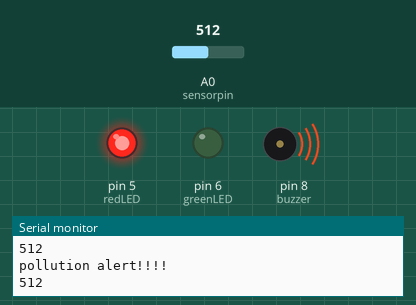
This sketch was run on a simulated Arduino Uno, built with avr-gcc and run on an emulated ATmega328P. On the bench: output pins drawn as LEDs (lit = HIGH), buzzer (waves = sounding, pin HIGH), the last lines printed to the serial monitor. Inputs (shaded band) come from the test bench; at power-on: A0 (sensorpin) = 512. The modem accepts every AT command (registered, SIM ready, sends succeed) and sends nothing else.

Above: at 3.8 s.
3.9 s: A0 (sensorpin) set to 308
8.2 s: A0 (sensorpin) set to 288
At 11.0 s:
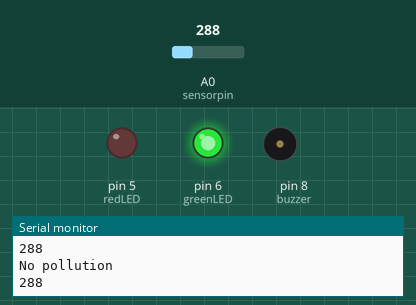
12.1 s: A0 (sensorpin) set to 306
At 14.08 s:
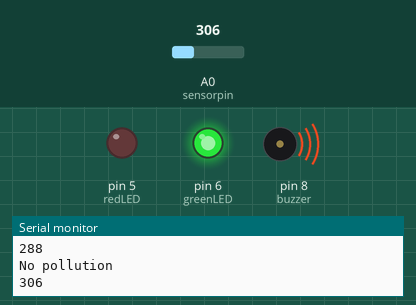
16.0 s: A0 (sensorpin) set to 290
At 17.12 s:
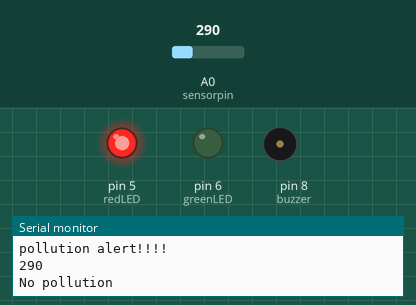
19.9 s: A0 (sensorpin) set to 310
At 21.13 s:
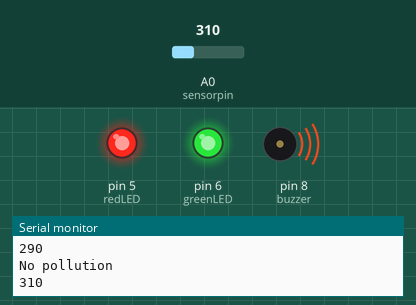
Timing chart, 0 to 22.9 s (numbered marks = the images above; inputs shaded):
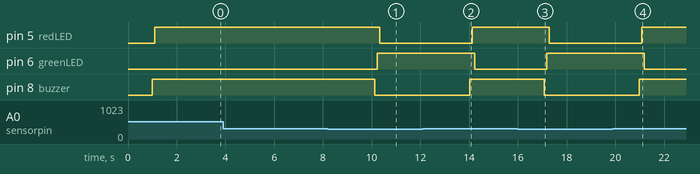

Measured:
- the behaviour switches between 301 and 300 on A0 (sensorpin) (found by bisection; images 0 and 1)
- after the input at 8.2 s, pin 5 (redLED): HIGH → LOW after 2.1 s; pin 6 (greenLED): LOW → HIGH after 2.0 s; pin 8 (buzzer): HIGH → LOW after 1.9 s
- after the input at 12.1 s, pin 5 (redLED): LOW → HIGH after 2.0 s; pin 6 (greenLED): HIGH → LOW after 2.1 s; pin 8 (buzzer): LOW → HIGH after 1.9 s
- after the input at 16.0 s, pin 5 (redLED): HIGH → LOW after 1.3 s; pin 6 (greenLED): LOW → HIGH after 1.2 s; pin 8 (buzzer): HIGH → LOW after 1.1 s
- after the input at 19.9 s, pin 5 (redLED): LOW → HIGH after 1.2 s; pin 6 (greenLED): HIGH → LOW after 1.3 s; pin 8 (buzzer): LOW → HIGH after 1.1 s

The sketch:

gas2_1_.ino
```cpp
#include <SoftwareSerial.h>
SoftwareSerial mySerial(2,3);
int sensorpin=A0;
int sensorvalue;
int redLED=5;
int greenLED=6;
int buzzer=8;
int reading;
int timetosend=LOW;
int Sentdata=0;
int commled=7;
unsigned long previousMillis=0;
const long interval=60000;

void setup() {
  mySerial.begin(19200);
  Serial.begin(9600);
  pinMode(sensorpin, INPUT);
  pinMode(buzzer, OUTPUT);
  pinMode (redLED, OUTPUT);
  pinMode (greenLED, OUTPUT);

}

void loop() {
sensorvalue=analogRead(sensorpin);
Serial.println(sensorvalue);
delay(1000);
if(sensorvalue>300){
  digitalWrite(buzzer,HIGH);
  delay(100);
  digitalWrite(redLED, HIGH);
  delay(100);
  digitalWrite(greenLED, LOW);
  delay(100);
  mySerial.print("AT+CMGF=1\r");
  delay(100);
   mySerial.println("AT + CMGS = \"+2547xxxxxxxx\"\r");     //text sent to the modem
  delay(100);
  mySerial.println(sensorvalue);
  delay(100);
  mySerial.println((char)26);
  delay(100);

    mySerial.print("AT+CMGF=1\r");
  delay(100);
   mySerial.println("AT + CMGS = \"+2547xxxxxxxx\"\r");      //text NEMA officials
  delay(100);
  mySerial.println("This industry is polluting the environment. Reading=");
  delay(100);
   mySerial.println(sensorvalue);
  delay(100);
  mySerial.println((char)26);
  delay(100);

  mySerial.print("AT+CMGF=1\r");
  delay(100);
   mySerial.println("AT + CMGS = \"+2547xxxxxxxx\"\r");     //texts the industrial manager
  delay(100);
  mySerial.println("Your industrial process is emitting poisonous gases. Reading=");
  delay(100);
   mySerial.println(sensorvalue);
  delay(100);
  mySerial.println(sensorvalue);
  delay(100);
  mySerial.println((char)26);
  delay(100);

  Serial.println("pollution alert!!!!");
  delay(100);
  }
 else{
  Serial.println("No pollution");
  digitalWrite(buzzer,LOW);
   delay(100);
   digitalWrite(greenLED, HIGH) ;
   delay(100);
    digitalWrite(redLED, LOW) ;
   delay(100);

  }

}
void server(){
  unsigned long currentMillis=millis();
  if (currentMillis-previousMillis>=interval){
    previousMillis=currentMillis;
    if(timetosend==LOW) {
      timetosend=HIGH;
      if(Sentdata<2){
        mySerial.print("AT+CMGF=1\r"); //set to text mode
        delay (200);
                mySerial.print("AT + CMGS =\"+2547xxxxxxxx\"r"); //phone number to send to.
                delay(100);
                mySerial.print(reading);
                delay(200);
                mySerial.print((char)26);
      }
      Sentdata=+1;
    }
    else{
      timetosend=LOW;
      }
      digitalWrite(commled, timetosend);
    }
  }
```
